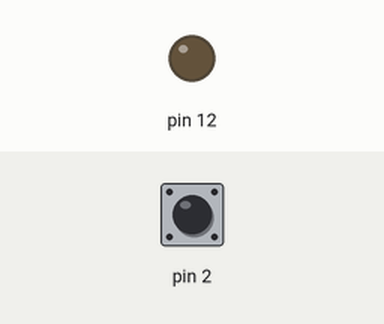
The sketch below on a simulated Arduino Uno, built with avr-gcc and run on an emulated ATmega328P. On the bench: output pins drawn as LEDs (lit = HIGH). Inputs (shaded band) come from the test bench; at power-on: pin 2 HIGH. What the sketch prints to the serial monitor is not drawn.

Above: at 1.2 s.
1.3 s: pin 2 pulled LOW for 0.15 s
At 1.38 s:
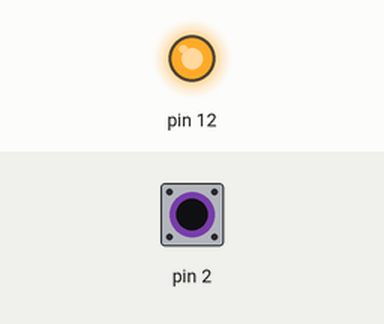
2.9 s: pin 2 pulled LOW for 3.2 s
At 7.5 s:
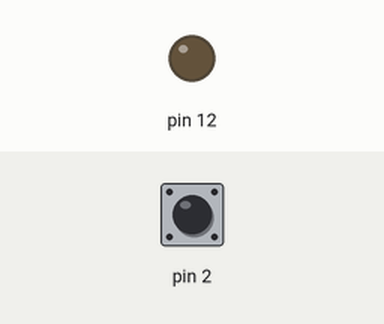
Timing chart, 0 to 9.0 s (numbered marks = the images above; inputs shaded):
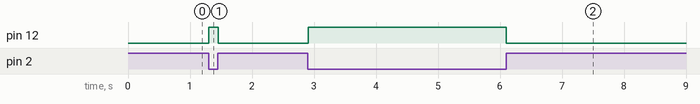

Measured:
- after the input at 1.3 s, pin 12: LOW → HIGH at once, → LOW 0.15 s later
- after the input at 2.9 s, pin 12: LOW → HIGH at once, → LOW 3.2 s later

The sketch:

pullup__basico.ino
```cpp
void setup()
{
  Serial.begin(9600);

  pinMode(2, INPUT_PULLUP);
  pinMode(12, OUTPUT);
}

void loop()
{
  int sensorVal = digitalRead(2);

  Serial.println(sensorVal);

  if (sensorVal == HIGH) {
    digitalWrite(12, LOW);
  } else {
    digitalWrite(12, HIGH);
  }
}
```
